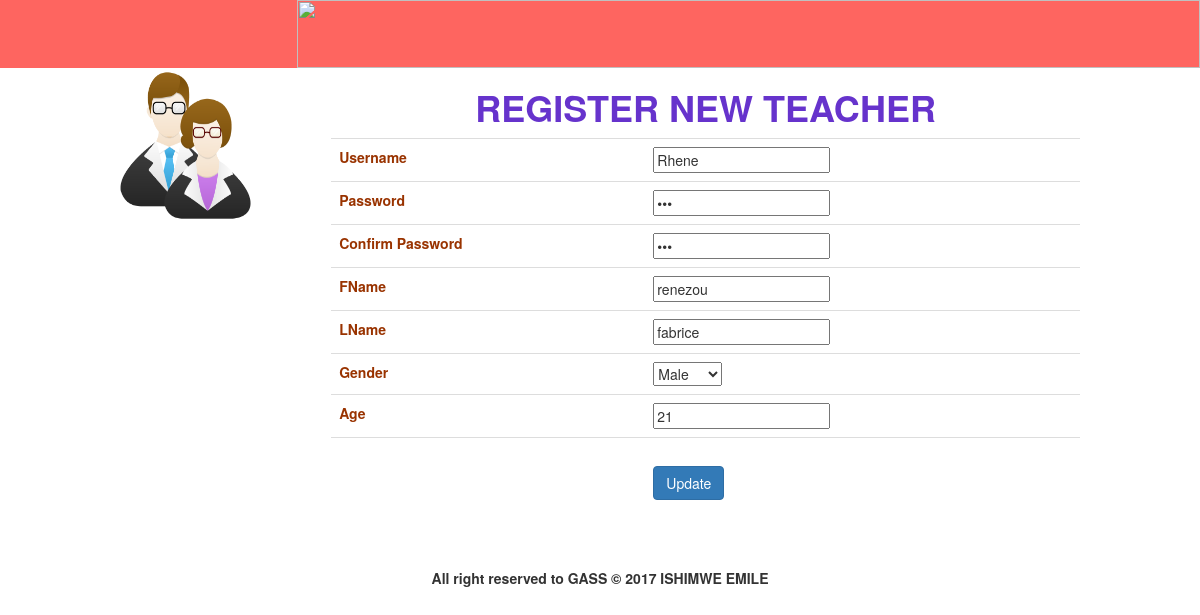
Page /admin/register.php?update=20 on the committed database.
### tables this page shows
CREATE TABLE `teacher` (
  `t_id` int(3) NOT NULL,
  `username` text NOT NULL,
  `password` varchar(20) NOT NULL,
  `fname` text NOT NULL,
  `lname` text NOT NULL,
  `gender` text NOT NULL,
  `age` int(3) NOT NULL
);

### admin/register.php (the view, shortened to what this page needs)
<?php include_once"registerteacher.php" ?>
<!DOCTYPE HTML PUBLIC "-//W3C//DTD HTML 4.01 Transitional//EN" "http://www.w3.org/TR/html4/loose.dtd">
<html>
<head>
<link href="../quiz.css" rel="stylesheet" type="text/css">
<link href="../assets/bootstrap.css" type="text/css" rel="stylesheet" media="all">
</head>
<body bgcolor="white">
<?php
include("header.php");
?>
<?php $updates=array();
if(isset($_GET['update'])){
	$id=$_GET['update'];
	$query="SELECT * FROM teacher WHERE t_id='$id'";
	$row=mysql_query($query);
	while($result=mysql_fetch_array($row)){
		$updates[]=$result;
	}
	foreach($updates as $update){}
}
?>
 <table width="80%" border="0"bgcolor="white" align="center">
   <tr>
     <td width="132" rowspan="2" valign="top"><span class="style8"><img src="image/Teachers-icon.png" width="131" height="155"></span></td>
     <td width="468" height="57"><h1 align="center"><span class="style8">REGISTER NEW TEACHER</span></h1></td>
   </tr>
   <tr>
     <td>
	 <form name="form1" method="post" action="register.php" onSubmit="/* return check(); */">
       <table width="301" border="0" class="table" align="left">
         <tr>
           <td><div align="left" class="style7">Username </div></td>
           <td><input type="text" name="username" value="<?= ((isset($_GET['update'])?$update['username']:'')) ?>"></td>
         </tr>
         <tr>
           <td class="style7">Password</td>
           <td><input type="password" name="pass" value="<?= ((isset($_GET['update'])?$update['password']:'')) ?>"></td>
         </tr>
         <tr>
           <td class="style7">Confirm Password </td>
           <td><input name="cpass" type="password" id="cpass" value="<?= ((isset($_GET['update'])?$update['password']:'')) ?>"></td>
         </tr>
         <tr>
           <td class="style7">FName</td>
           <td><input name="fname" type="text" id="name" value="<?= ((isset($_GET['update'])?$update['fname']:'')) ?>"></td>
         </tr>
		 <tr>
           <td class="style7">LName</td>
           <td><input name="lname" type="text" id="name" value="<?= ((isset($_GET['update'])?$update['lname']:'')) ?>"></td>
         </tr>
         <tr>
           <td class="style7">Gender</td>
           <td><select name="gender">
		   <option>Male</option>
		   </select></td>
         </tr>
         <tr>
           <td valign="top" class="style7">Age</td>
           <td><input name="age" type="text" id="age" value="<?= ((isset($_GET['update'])?$update['age']:'')) ?>"></td>
         </tr>
         <tr>
           <td>&nbsp;</td>
           <td><br/><input type="submit" class="btn btn-primary" name="<?= ((isset($_GET['update'])?'Update':'Submit')) ?>" value="<?= ((isset($_GET['update'])?'Update':'Register')) ?>">
           </td>
         </tr>
         <table width="100%">
   <tr>
    <td aling=right>
	</td>
  </tr>
</table>
       </table>
     </form></td>
   </tr>
   <tr ></tr><br>
   <tr>
  <td colspan="3"><center><strong>All right reserved to GASS &copy; 2017 ISHIMWE EMILE</strong></center></td>
  </tr>
 </table>
 <p>&nbsp; </p>
</body>
</html>

### quiz.css (style rules this page uses)
body { margin-left: 0px; margin-top: 0px; }
.style7 { color: #993300; font-weight: bold; }
.style8 { color: #6633CC; font-weight: bold; }

### rows in the picture
teacher: username "Rhene", fname "renezou", lname "fabrice", age "21"
